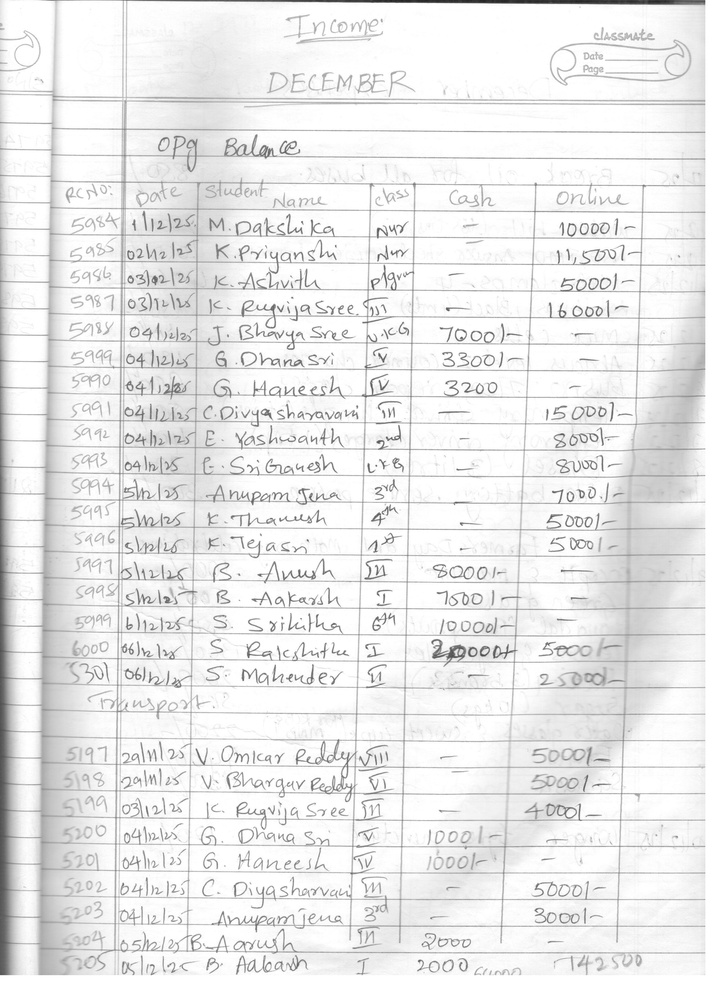
#> input picture scratch/extracted_all_img/RCB_Dec_Jan_2025_26_p0_i0.jpg, 716 x 985 px, shrunk from 2550 x 3507 before the run, found by its file name; its folder holds only this picture in this run
$ python crop_headers_footers.py
#> lines starting #> are read from the running program, lines starting #| are printed output that depends on the picture
from PIL import Image
import os

img_dir = r"J:\virtue_fb\virtue-v2\scratch\extracted_all_img"
temp_dir = r"J:\virtue_fb\virtue-v2\scratch\temp_crops"
os.makedirs(temp_dir, exist_ok=True)

for i in range(10):
    img_name = f"RCB_Dec_Jan_2025_26_p{i}_i0.jpg"
    img_path = os.path.join(img_dir, img_name)
    if not os.path.exists(img_path):
        print(f"{img_name} does not exist!")
        continue

    img = Image.open(img_path)
#> img is the input picture: PIL image 716x985 RGB; min 35, max 255, mean 234.6
    w, h = img.size
#> w = 716; h = 985

    # Crop header: top 15%
    header = img.crop((0, 0, w, int(h * 0.15)))
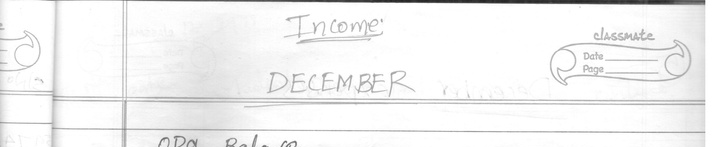
#> header: PIL image 716x147 RGB; min 35, max 255, mean 241.9
    header.save(os.path.join(temp_dir, f"p{i}_header.jpg"))

    # Crop footer: bottom 15%
    footer = img.crop((0, int(h * 0.85), w, h))
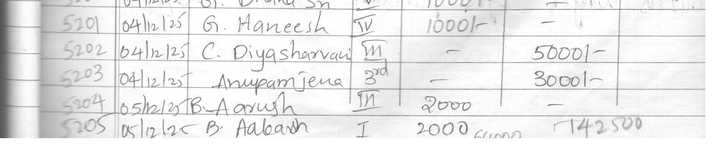
#> footer: PIL image 716x148 RGB; min 82, max 255, mean 234.2
    footer.save(os.path.join(temp_dir, f"p{i}_footer.jpg"))

print("Cropped headers and footers saved to", temp_dir)
